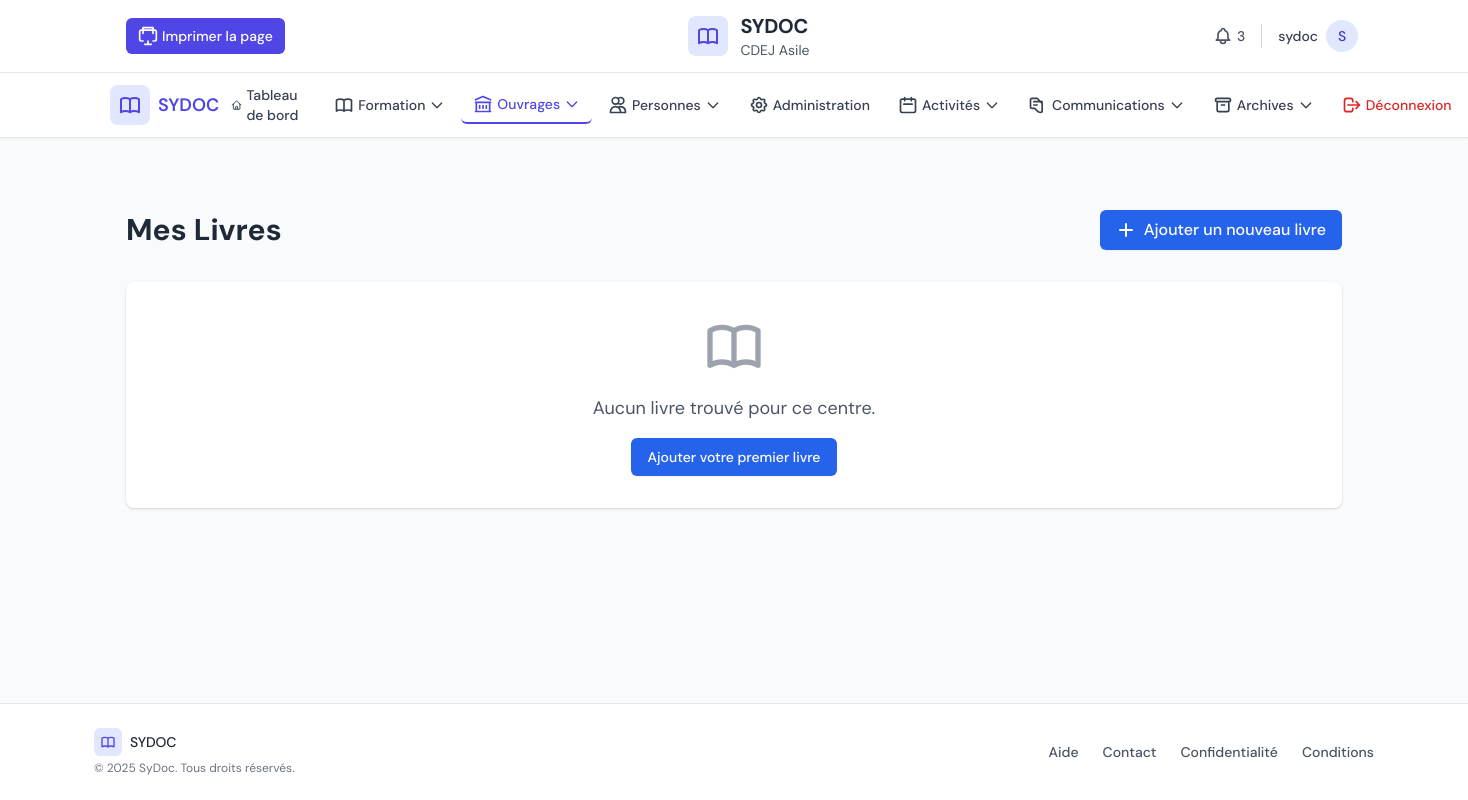
Page /center/books/ (signed in) on the earlier database version.
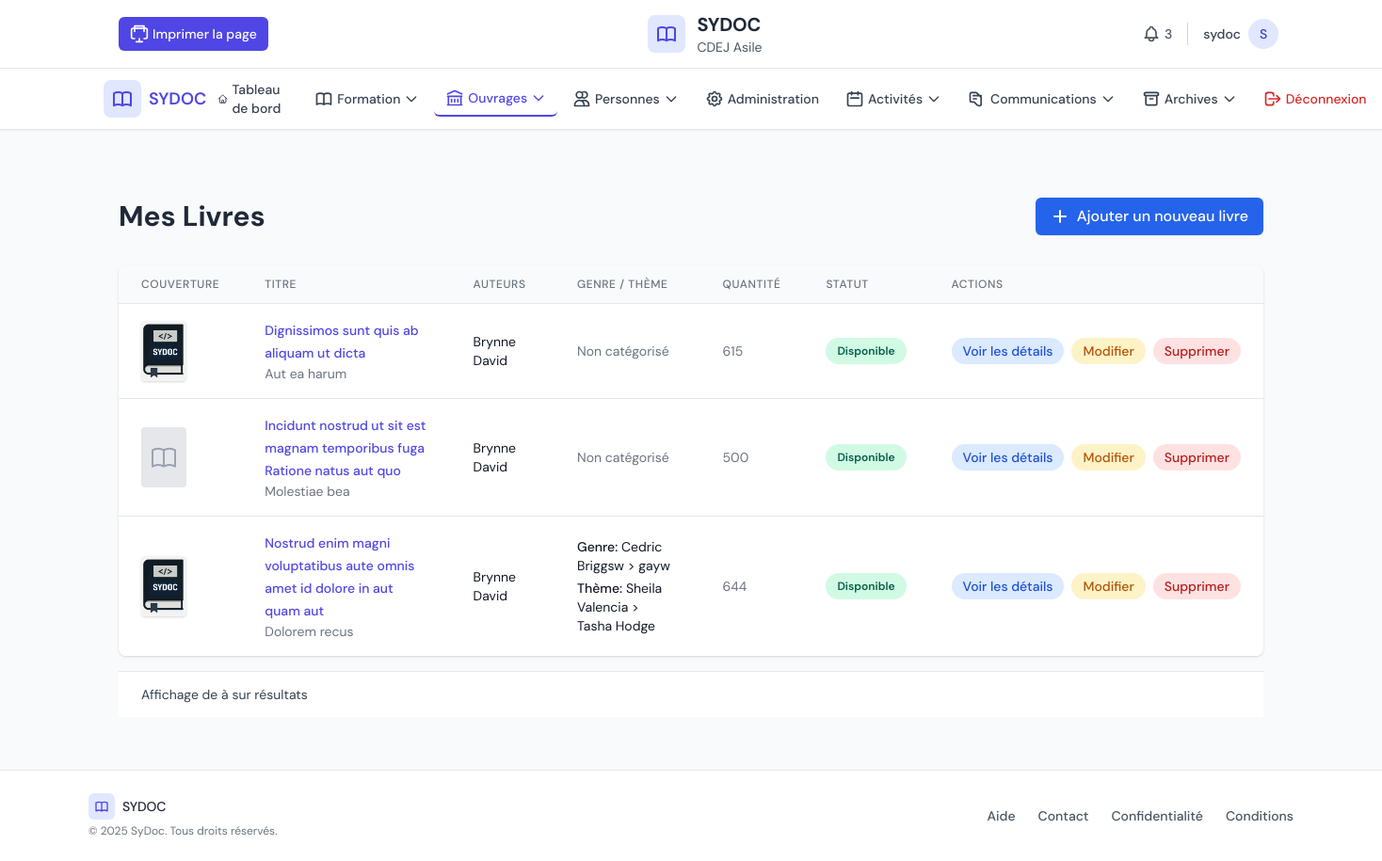
Same page on the later database version.
### core/models.py (models this page shows, shortened)
class Book(models.Model):
    STATUS_CHOICES = [
        ('available', 'Disponible'),
        ('on_loan', 'En Prêt'),
        ('damaged', 'Endommagé'),
        ('lost', 'Perdu'),
    ]
    documentation_center = models.ForeignKey(DocumentationCenter, on_delete=models.CASCADE, related_name='books', verbose_name='Centre de Documentation')
    title = models.CharField(max_length=255, verbose_name='Titre')
    isbn = models.CharField(max_length=13, unique=True, blank=True, null=True, verbose_name='ISBN')
    publication_date = models.DateField(null=True, blank=True, verbose_name='Date de Publication')
    literary_genre = models.ForeignKey(LiteraryGenre, on_delete=models.SET_NULL, null=True, blank=True,
                                         verbose_name='Genre Littéraire')
    sub_genre = models.ForeignKey(SubGenre, on_delete=models.SET_NULL, null=True, blank=True,
                                    verbose_name='Sous-Genre')
    theme = models.ForeignKey(Theme, on_delete=models.SET_NULL, null=True, blank=True,
                                verbose_name='Thème Principal')
    sub_theme = models.ForeignKey(SousTheme, on_delete=models.SET_NULL, null=True, blank=True,
                                     verbose_name='Sous-Thème')
    authors = models.ManyToManyField(Author, related_name='books', verbose_name='Auteurs')
    editor = models.CharField(max_length=255, blank=True, verbose_name='Éditeur')
    description = models.TextField(blank=True, verbose_name='Description')
    is_digital = models.BooleanField(default=False, verbose_name='Est Numérique')
    file_upload = models.FileField(upload_to='books/digital/', blank=True, null=True, verbose_name='Fichier Numérique (PDF, EPUB, etc.)')
    pages = models.IntegerField(null=True, blank=True, verbose_name='Nombre de Pages')
    quantity_available = models.IntegerField(default=1, verbose_name='Quantité Disponible (Physique)')
    total_quantity = models.IntegerField(default=1, verbose_name='Quantité Totale (Physique)')
    acquisition_date = models.DateField(default=timezone.now, verbose_name='Date d\'Acquisition')
    cover_image = models.ImageField(upload_to='books/covers/', blank=True, null=True, verbose_name='Image de Couverture')
    status = models.CharField(max_length=50, choices=STATUS_CHOICES, default='available', verbose_name='Statut')
    price = models.DecimalField(max_digits=10, decimal_places=2, null=True, blank=True, verbose_name='Prix (Gourdes)')
    language = models.ForeignKey(Language, on_delete=models.SET_NULL, null=True, blank=True, verbose_name='Langue')
    minimum_age_required = models.PositiveIntegerField(default=0, verbose_name='Âge Minimum Requis')
    has_volumes = models.BooleanField(default=False, verbose_name='Possède des Tomes')
    volume_count = models.PositiveIntegerField(default=0, verbose_name='Nombre de Tomes')
    class Meta:
        verbose_name = 'Livre/Ouvrage'
        verbose_name_plural = 'Livres/Ouvrages'
        unique_together = ('documentation_center', 'title', 'publication_date')
        ordering = ['title']

class Author(models.Model):
    first_name = models.CharField(max_length=100, verbose_name='Prénom')
    last_name = models.CharField(max_length=100, verbose_name='Nom')
    biography = models.TextField(blank=True, verbose_name='Biographie')
    date_of_birth = models.DateField(null=True, blank=True, verbose_name='Date de Naissance')
    date_of_death = models.DateField(null=True, blank=True, verbose_name='Date de Décès')
    class Meta:
        verbose_name = 'Auteur'
        verbose_name_plural = 'Auteurs'
        ordering = ['last_name', 'first_name']
    @property
    def full_name(self):
        return f"{self.first_name} {self.last_name}"

class LiteraryGenre(models.Model):
    name = models.CharField(max_length=100, unique=True, verbose_name='Nom du Genre Littéraire')
    description = models.TextField(blank=True, verbose_name='Description')
    class Meta:
        verbose_name = 'Genre Littéraire'
        verbose_name_plural = 'Genres Littéraires'
        ordering = ['name']

class SubGenre(models.Model):
    genre = models.ForeignKey(LiteraryGenre, on_delete=models.CASCADE, related_name='sous_genres',
                            verbose_name='Genre Littéraire')
    name = models.CharField(max_length=100, verbose_name='Nom du Sous-Genre')
    description = models.TextField(blank=True, verbose_name='Description')
    class Meta:
        verbose_name = 'Sous-Genre'
        verbose_name_plural = 'Sous-Genres'
        ordering = ['genre__name', 'name']
        unique_together = ('genre', 'name')

class Theme(models.Model):
    name = models.CharField(max_length=100, unique=True, verbose_name='Nom du Thème')
    description = models.TextField(blank=True, verbose_name='Description')
    class Meta:
        verbose_name = 'Thème'
        verbose_name_plural = 'Thèmes'
        ordering = ['name']

class SousTheme(models.Model):
    theme = models.ForeignKey(Theme, on_delete=models.CASCADE, related_name='sous_themes',
                            verbose_name='Thème Principal')
    name = models.CharField(max_length=100, verbose_name='Nom du Sous-Thème')
    description = models.TextField(blank=True, verbose_name='Description')
    class Meta:
        verbose_name = 'Sous-Thème'
        verbose_name_plural = 'Sous-Thèmes'
        ordering = ['theme__name', 'name']
        unique_together = ('theme', 'name')

### center_panel/views.py (the view)
# urls.py: path('books/', views.center_book_list, name='books'),
@login_required
def center_book_list(request):
    try:
        current_center = DocumentationCenter.objects.first() # For dev purposes
        if not current_center:
            messages.error(request, "Aucun centre de documentation trouvé pour l'utilisateur actuel.")
            return redirect('admin:index')
    except DocumentationCenter.DoesNotExist:
        messages.error(request, "Votre compte n'est associé à aucun centre de documentation.")
        return redirect('login')
    books = Book.objects.filter(documentation_center=current_center).order_by('title')
    context = {
        'current_center': current_center,
        'books': books
    }
    return render(request, 'center_panel/books.html', context)

### center_panel/templates/center_panel/books.html (shortened to what the changed rows need)
{% extends 'center_panel/base.html' %}
{% block content %}
<div class="container mx-auto px-4 py-8">
    <div class="flex justify-between items-center mb-8">
        <h1 class="text-2xl md:text-3xl font-bold text-gray-800">Mes Livres</h1>
    </div>
    {% if books %}
    <div class="overflow-x-auto bg-white rounded-lg shadow">
        <table id="books-table" class="min-w-full divide-y divide-gray-200" data-datatable>
            <thead class="bg-gray-50">
                <tr>
                    <th scope="col" class="px-6 py-3 text-left text-xs font-medium text-gray-500 uppercase tracking-wider">Couverture</th>
                    <th scope="col" class="px-6 py-3 text-left text-xs font-medium text-gray-500 uppercase tracking-wider">Titre</th>
                    <th scope="col" class="px-6 py-3 text-left text-xs font-medium text-gray-500 uppercase tracking-wider">Auteurs</th>
                    <th scope="col" class="px-6 py-3 text-left text-xs font-medium text-gray-500 uppercase tracking-wider">Genre / Thème</th>
                    <th scope="col" class="px-6 py-3 text-left text-xs font-medium text-gray-500 uppercase tracking-wider">Quantité</th>
                    <th scope="col" class="px-6 py-3 text-left text-xs font-medium text-gray-500 uppercase tracking-wider">Statut</th>
                    <th scope="col" class="px-6 py-3 text-left text-xs font-medium text-gray-500 uppercase tracking-wider">Actions</th>
                </tr>
            </thead>
            <tbody class="bg-white divide-y divide-gray-200">
                {% for book in books %}
                <tr class="hover:bg-gray-50">
                    <td class="px-6 py-4 whitespace-nowrap">
                        {% if book.cover_image %}
                            <img src="{{ book.cover_image.url }}" alt="{{ book.title }}" class="h-16 w-12 object-cover rounded shadow">
                        {% else %}
                            <div class="h-16 w-12 bg-gray-200 flex items-center justify-center rounded">
                            </div>
                        {% endif %}
                    </td>
                    <td class="px-6 py-4">
                        <a href="{% url 'center_panel:book_detail' book.id %}" class="text-sm font-medium text-indigo-600 hover:text-indigo-900">{{ book.title }}</a>
                        <div class="text-sm text-gray-500">{{ book.isbn|default:"N/A" }}</div>
                    </td>
                    <td class="px-6 py-4">
                        <div class="text-sm text-gray-900">
                            {% if book.authors.all %}
                                {% for author in book.authors.all %}
                                    {{ author.full_name }}{% if not forloop.last %}, {% endif %}
                                {% endfor %}
                            {% else %}
                                Auteur inconnu
                            {% endif %}
                        </div>
                    </td>
                    <td class="px-6 py-4">
                        <div class="text-sm text-gray-900">
                            {% if book.literary_genre %}
                                <div><span class="font-medium">Genre:</span> {{ book.literary_genre.name }}{% if book.sub_genre %} > {{ book.sub_genre.name }}{% endif %}</div>
                            {% endif %}
                            {% if book.theme %}
                                <div class="mt-1"><span class="font-medium">Thème:</span> {{ book.theme.name }}{% if book.sub_theme %} > {{ book.sub_theme.name }}{% endif %}</div>
                            {% endif %}
                            {% if not book.literary_genre and not book.theme %}
                                <span class="text-gray-500">Non catégorisé</span>
                            {% endif %}
                        </div>
                    </td>
                    <td class="px-6 py-4 whitespace-nowrap">
                        <div class="text-sm text-gray-500">{{ book.total_quantity }}</div>
                    </td>
                    <td class="px-6 py-4 whitespace-nowrap">
                        {% if book.is_archived %}
                            <span class="px-3 py-1 inline-flex text-xs leading-5 font-semibold rounded-full bg-gray-100 text-gray-800">
                                Archivé
                            </span>
                        {% else %}
                            <span class="px-3 py-1 inline-flex text-xs leading-5 font-semibold rounded-full bg-green-100 text-green-800">
                                Disponible
                            </span>
                        {% endif %}
                    </td>
                    <td class="px-6 py-4 whitespace-nowrap text-right text-sm font-medium">
                        <div class="flex space-x-2">
                            <a href="{% url 'center_panel:book_detail' book.id %}" class="bg-blue-100 hover:bg-blue-200 text-blue-700 px-3 py-1 rounded-full text-sm font-medium">Voir les détails</a>
                            <a href="{% url 'center_panel:edit_book' book.id %}" class="bg-yellow-100 hover:bg-yellow-200 text-yellow-700 px-3 py-1 rounded-full text-sm font-medium">Modifier</a>
                            <a href="{% url 'center_panel:delete_book' book.id %}" class="bg-red-100 hover:bg-red-200 text-red-700 px-3 py-1 rounded-full text-sm font-medium">Supprimer</a>
                        </div>
                    </td>
                </tr>
                {% endfor %}
            </tbody>
        </table>
    </div>
    <div class="mt-4 flex items-center justify-between border-t border-gray-200 bg-white px-4 py-3 sm:px-6">
        <div class="hidden sm:flex sm:flex-1 sm:items-center sm:justify-between">
            <div>
                <p class="text-sm text-gray-700">
                    Affichage de
                    à
                    sur
                    résultats
                </p>
            </div>
        </div>
    </div>
    {% else %}
    <div class="bg-white p-8 rounded-lg shadow text-center">
        <p class="text-gray-600 text-lg">Aucun livre trouvé pour ce centre.</p>
        <a href="{% url 'center_panel:add_book' %}" class="mt-4 inline-flex items-center px-4 py-2 border border-transparent text-sm font-medium rounded-md shadow-sm text-white bg-blue-600 hover:bg-blue-700 focus:outline-none focus:ring-2 focus:ring-offset-2 focus:ring-blue-500">
            Ajouter votre premier livre
        </a>
    </div>
    {% endif %}
</div>
{% endblock %}

Differences in the rows shown:
added Book: cover_image (picture), title "Dignissimos sunt quis ab aliquam ut dicta", isbn "Aut ea harum", shows "Non catégorisé", total_quantity "615"
now on this page (row unchanged): Author: full_name "Brynne David"
added Book: title "Incidunt nostrud ut sit est magnam temporibus fuga Ratione natus aut quo", isbn "Molestiae bea", shows "Non catégorisé", total_quantity "500"
added Book: cover_image (picture), title "Nostrud enim magni voluptatibus aute omnis amet id dolore in aut quam aut", isbn "Dolorem recus", literary_genre.name "Cedric Briggsw", sub_genre.name "gayw", theme.name "Sheila Valencia", sub_theme.name "Tasha Hodge", total_quantity "644"
Other differences:
text no longer shown: "Aucun livre trouvé pour ce centre. Ajouter votre premier livre"
text now shown: "COUVERTURE TITRE AUTEURS GENRE / THÈME QUANTITÉ STATUT ACTIONS Affichage de à sur résultats"
